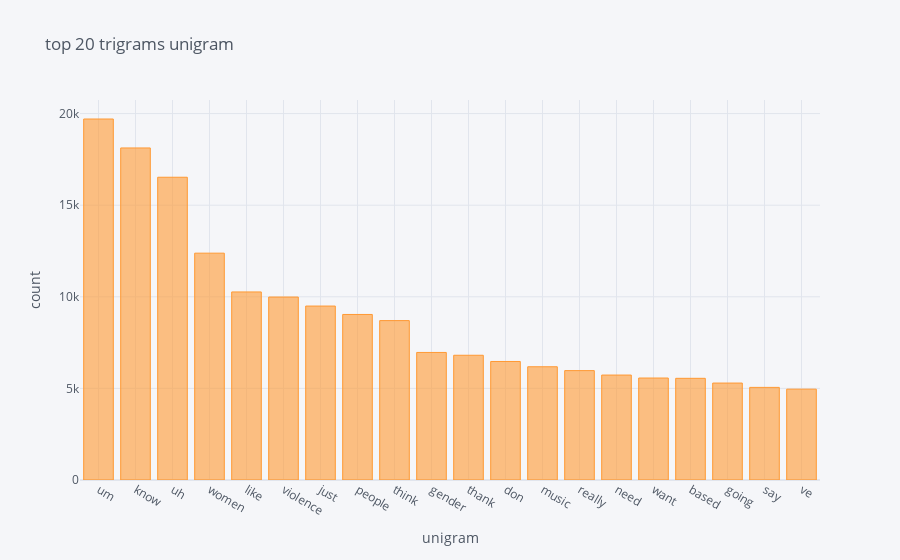

The notebook cell saved with this chart:
### Code cell
words = get_top_n_words(list(df['transcript']),20,1)
df1 = pd.DataFrame(words,columns=['trigram','frequency'])
df1= df1.set_index('trigram')
df1.iplot(kind='bar',xTitle='unigram',yTitle='count', title='top 20 trigrams unigram')

### Figure 1 — Plotly figure (JSON) as saved in the notebook; plotly's stock layout.template omitted (floating-point values rounded to 4 significant figures)
{"data": [{"marker": {"color": "rgba(255, 153, 51, 0.6)", "line": {"color": "rgba(255, 153, 51, 1.0)", "width": 1}}, "name": "frequency", "orientation": "v", "text": "", "type": "bar", "x": ["um", "know", "uh", "women", "like", "violence", "just", "people", "think", "gender", "thank", "don", "music", "really", "need", "want", "based", "going", "say", "ve"], "y": [19705, 18124, 16526, 12382, 10265, 9987, 9495, 9036, 8701, 6962, 6809, 6470, 6181, 5971, 5728, 5566, 5550, 5292, 5055, 4959]}], "layout": {"legend": {"bgcolor": "#F5F6F9", "font": {"color": "#4D5663"}}, "paper_bgcolor": "#F5F6F9", "plot_bgcolor": "#F5F6F9", "title": {"font": {"color": "#4D5663"}, "text": "top 20 trigrams unigram"}, "xaxis": {"gridcolor": "#E1E5ED", "showgrid": true, "tickfont": {"color": "#4D5663"}, "title": {"font": {"color": "#4D5663"}, "text": "unigram"}, "zerolinecolor": "#E1E5ED"}, "yaxis": {"gridcolor": "#E1E5ED", "showgrid": true, "tickfont": {"color": "#4D5663"}, "title": {"font": {"color": "#4D5663"}, "text": "count"}, "zerolinecolor": "#E1E5ED"}}}
